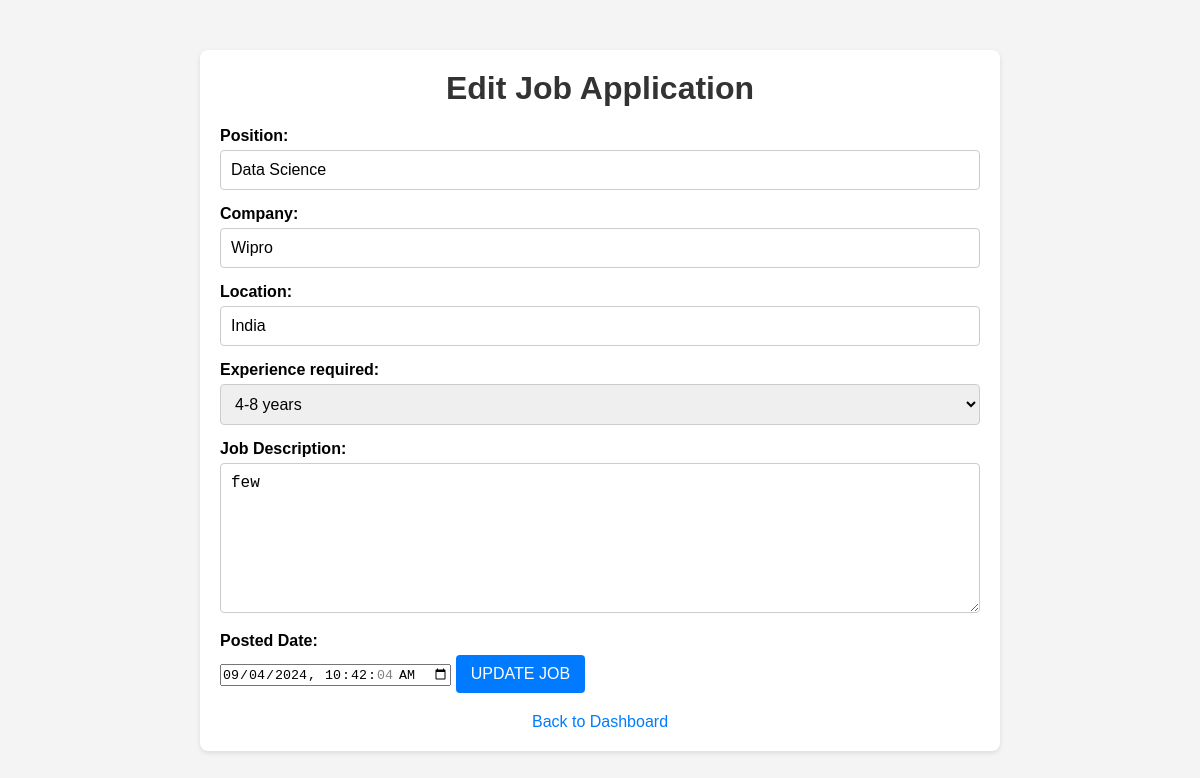
The app's page /admin/edit_job/2 (signed in), older data.
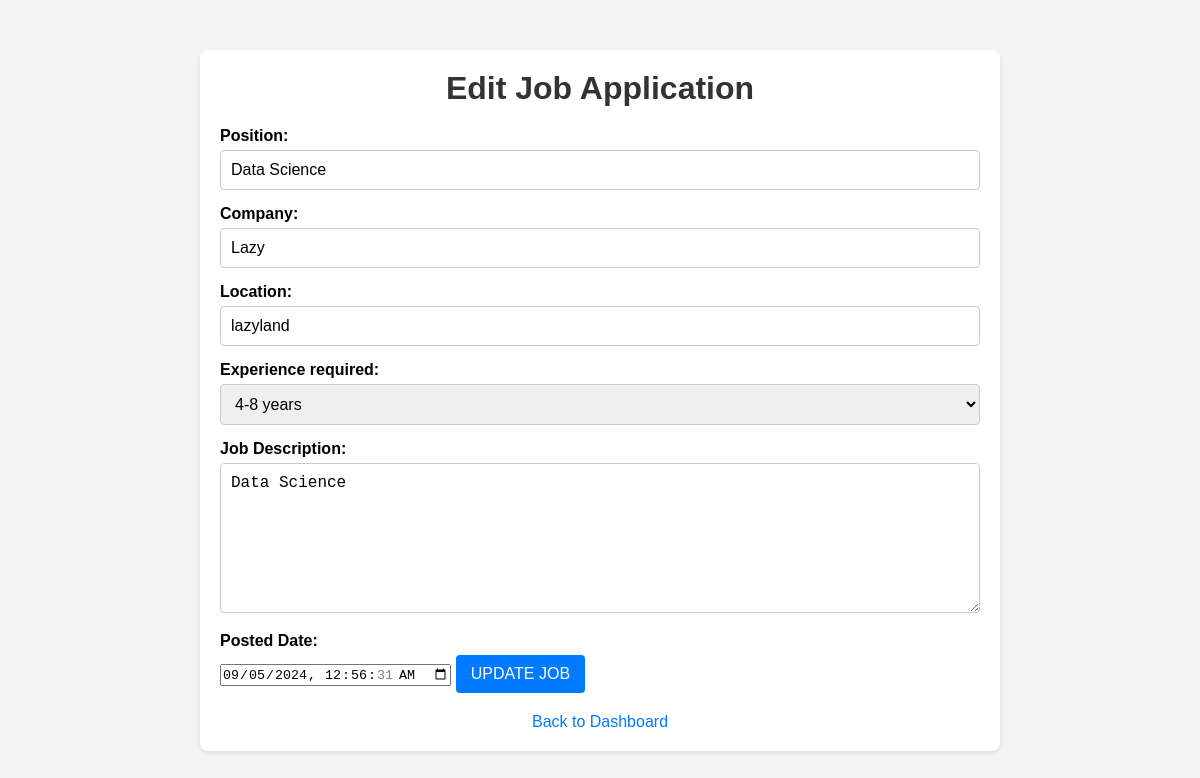
The same page, newer data.
### tables this page shows
CREATE TABLE job_applications (
                id INTEGER PRIMARY KEY AUTOINCREMENT,
                position TEXT NOT NULL,
                company TEXT NOT NULL,
                location TEXT NOT NULL,
                experience_range TEXT NOT NULL,
                description TEXT NOT NULL,
                posted_date TEXT NOT NULL
            );

### admin.py (the view, shortened to what this page needs)
@admin_blueprint.route('/edit_job/<int:job_id>', methods=['GET', 'POST'])
def edit_job(job_id):
    if 'username' not in session or not session.get('is_admin'):
        return redirect(url_for('auth.sign_in'))
    db = get_db()
    job = db.execute('SELECT * FROM job_applications WHERE id = ?', (job_id,)).fetchone()
    if not job:
        flash('Job application not found.')
        return redirect(url_for('admin.dashboard'))
    return render_template('edit_job.html', job=job)

### create_db.py (called while the page is built)
def get_db():
    conn = sqlite3.connect(DATABASE)
    conn.row_factory = sqlite3.Row
    return conn

### templates/edit_job.html (shortened to what this page needs)
<!DOCTYPE html>
<html lang="en">
<head>
    <link rel="stylesheet" href="{{ url_for('static', filename='edit_job.css') }}">
</head>
<body>
    <div class="container">
        <h1>Edit Job Application</h1>
        <form method="POST">
            <label for="position">Position:</label>
            <input type="text" id="position" name="position" value="{{ job.position }}" required>
            <label for="company">Company:</label>
            <input type="text" id="company" name="company" value="{{ job.company }}" required>
            <label for="location">Location:</label>
            <input type="text" id="location" name="location" value="{{ job.location }}">
            <label for="experience_range">Experience required:</label>
            <select id="experience_range" name="experience_range" required>
                <option value="4-8 years" {% if job.experience_range == '4-8 years' %}selected{% endif %}>4-8 years</option>
            </select>
            <label for="description">Job Description:</label>
            <textarea id="description" name="description" class="expanded-textarea" required oninput="adjustTextareaHeight(this)">{{ job.description }}</textarea>
            <label for="posted_date">Posted Date:</label>
            <input type="datetime-local" id="posted_date" name="posted_date" value="{{ job.posted_date }}" required>
            <button type="submit">Update Job</button>
        </form>
        <a href="{{ url_for('admin.dashboard') }}" class="back-link">Back to Dashboard</a>
    </div>
</body>
</html>

Row changes from the older to the newer data that the page shows:
changed job_applications "Data Science": company "Wipro" → "Lazy"; location "India" → "lazyland"; description "few" → "Data Science"; posted_date "09/04/2024 10:42:04" → "09/05/2024 00:56:31"
